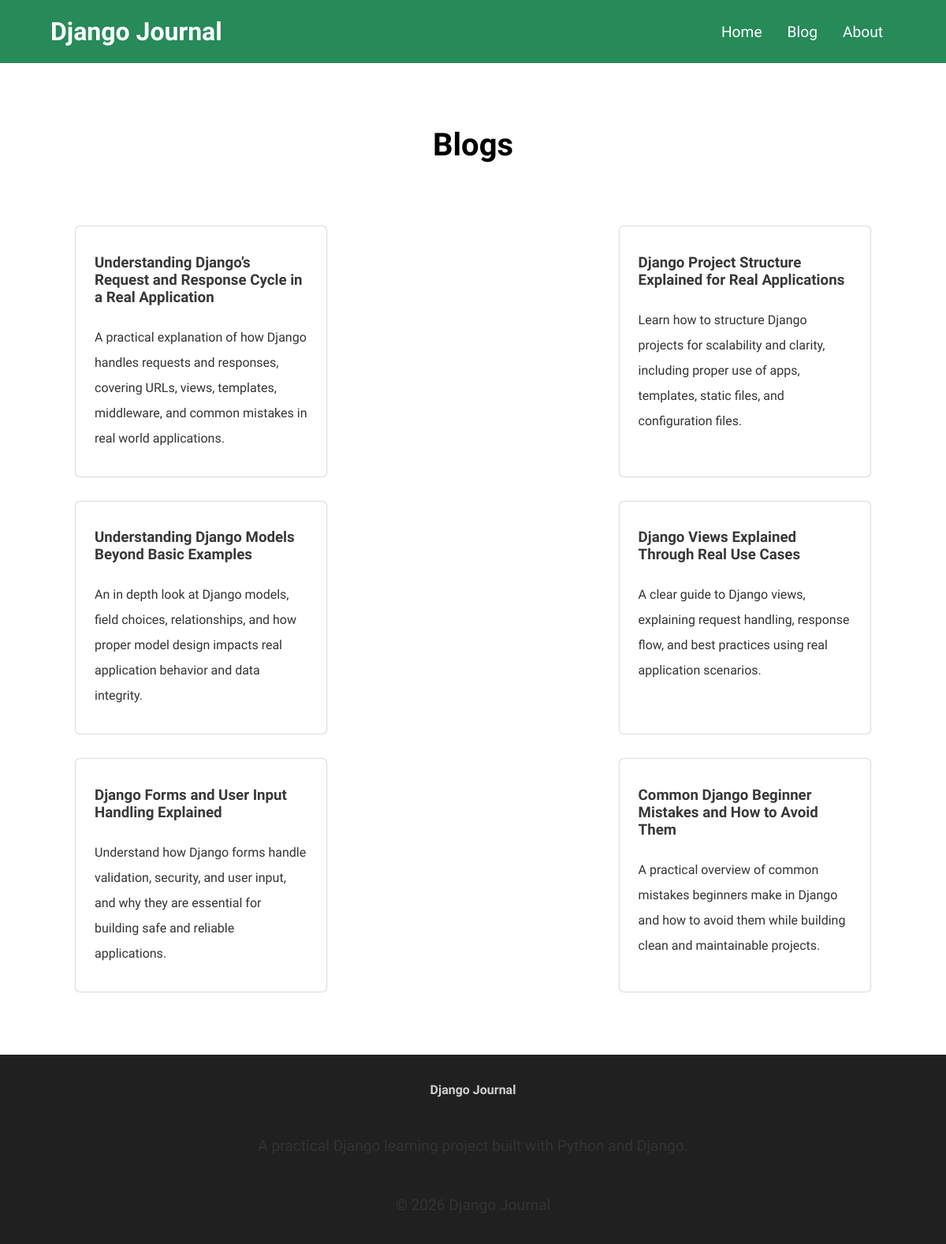
Page /blog on the committed database.
### blog/models.py (models this page shows, shortened)
class Post(models.Model):
    title = models.CharField(max_length=200)
    author = models.ForeignKey(Author, on_delete=models.SET_NULL, null=True)
    date = models.DateField(auto_now=True)
    slug = models.SlugField(unique=True, db_index=True)
    excerpt = models.CharField(max_length=200)
    content = models.TextField(validators=[MinLengthValidator(10)])
    image = models.ImageField(upload_to="blog_images/")
    tags = models.ManyToManyField(Tag)

### blog/views.py (the view)
# urls.py: path("blog", views.blogs_view, name="blog-page"),
def blogs_view(request):
    posts = Post.objects.all().order_by("-date")
    return render(request, "blog/blog.html",{
            'blogs': posts
        })

### blog/templates/blog/blog.html (shortened to what this page needs)
{% extends "base.html" %}
{% load static %}
{% block css_files %}
    <link rel="stylesheet" href="{% static "blog/styles.css" %}">
    <link rel="stylesheet" href="{% static "blog/header.css" %}">
    <link rel="stylesheet" href="{% static "blog/footer.css" %}">
{% endblock %}
{% block content %}
    {% include "./includes/header.html" %}
    <h1 class="text-center heading-1 mt-5 mb-5">Blogs</h1>
    <section class="m-around-6 mb-5">
        <div class="card-container">
            {% for blog_data in  blogs %}
                <a href="{%url "blog-detail" blog_data.slug %}">
                    <h3>{{ blog_data.title }}</h3>
                    <p>{{ blog_data.excerpt }}</p>
                </a>
            {% endfor %}
        </div>
    </section>
    {% include "./includes/footer.html" %}
{% endblock %}

### static/styles.css (style rules this page uses)
:root { --primary-color: #268A59; --accent-color: #8A2658; --text-color: #333333; }
html { font-family: "Google Sans", sans-serif; scroll-behavior: smooth; }
body { margin: 0; }
.text-center { text-align: center; }
.heading-1 { font-size: 2.5rem; }
.mt-5 { margin-top: 5rem; }
.mb-5 { margin-bottom: 5rem; }
.m-around-6 { margin-left: 6rem; margin-right: 6rem; }
p { color: var(--text-color); font-size: 1.2rem; margin-top: 1.5rem; line-height: 2rem; }

### blog/static/blog/styles.css (style rules this page uses)
:root { --primary-color: #268A59; --accent-color: #8A2658; --text-color: #333333; --primary-text-color: #383838; }
.card-container { display: flex; justify-content: space-between; margin: 0; gap: 2rem; flex-wrap: wrap; }
.card-container a { flex: 0 0 calc(30% - 2rem); text-decoration: none; color: var(--text-color); border-radius: 5px; box-shadow: 0px 0px 2px #898989; transition: all .2s ease; text-align: left; padding: 1rem 1.5rem; }
.card-container a h3 { color: var(--primary-text-color); }
.card-container a p { font-size: 1rem; }

### blog/static/blog/header.css (style rules this page uses)
:root { --primary-color: #268A59; --accent-color: #8A2658; --text-color: #333333; }

### rows in the picture
Post: title "Understanding Django’s Request and Response Cycle in a Real Application", excerpt "A practical explanation of how Django handles requests and responses, covering URLs, views, templates, middleware, and common mistakes in real world applications."
Post: title "Django Project Structure Explained for Real Applications", excerpt "Learn how to structure Django projects for scalability and clarity, including proper use of apps, templates, static files, and configuration files."
Post: title "Understanding Django Models Beyond Basic Examples", excerpt "An in depth look at Django models, field choices, relationships, and how proper model design impacts real application behavior and data integrity."
Post: title "Django Views Explained Through Real Use Cases", excerpt "A clear guide to Django views, explaining request handling, response flow, and best practices using real application scenarios."
Post: title "Django Forms and User Input Handling Explained", excerpt "Understand how Django forms handle validation, security, and user input, and why they are essential for building safe and reliable applications."
Post: title "Common Django Beginner Mistakes and How to Avoid Them", excerpt "A practical overview of common mistakes beginners make in Django and how to avoid them while building clean and maintainable projects."
